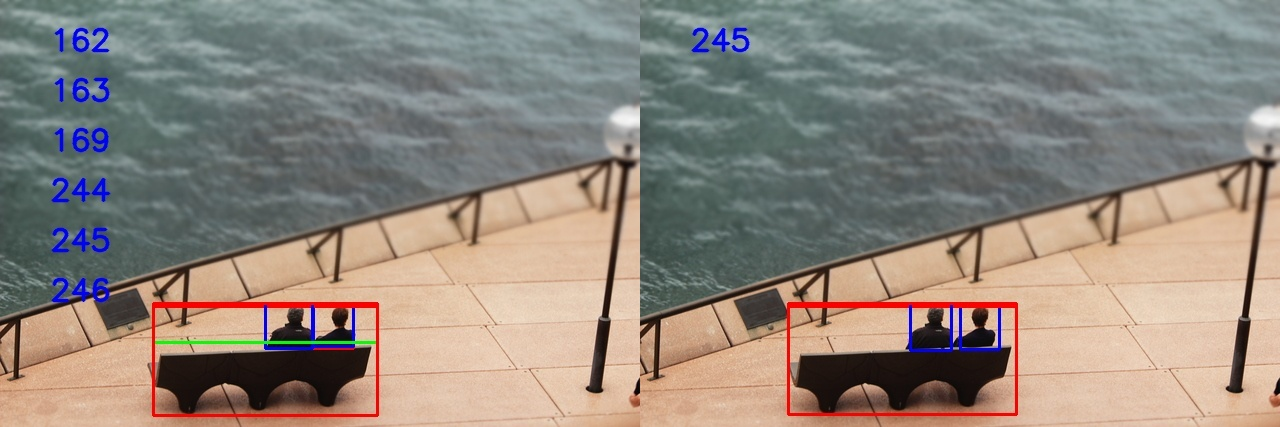
//> input picture GrapCut/HICO_test2015_00000001.jpg, 1280 x 427 px, given in place of the camera
$ ./Image_Segmentation   (built with g++ and OpenCV 4)
//> lines starting //> are read from the running program, lines starting //| are printed output that depends on the picture
#include <iostream>
#include <string>
#include <time.h>
//include opencv core
#include "opencv2\core\core.hpp"
// #include "opencv2\contrib\contrib.hpp"
#include "opencv2\highgui\highgui.hpp"
#include "opencv2\objdetect\objdetect.hpp"
#include "opencv2\opencv.hpp"

//file handling
#include <fstream>
#include <sstream>

using namespace std;
using namespace cv;

//Functions
int VideoDisplay();
Mat GrabCut(Mat image);

const unsigned int BORDER = 5;
const unsigned int BORDER2 = BORDER + BORDER;

int main()
{
	int value = VideoDisplay();
	system("pause");
	return 0;
}
Mat GrabCut(Mat image)
{
	clock_t tStart_all = clock();
	cv::Mat result; // segmentation result (4 possible values)
	cv::Mat bgModel, fgModel; // the models (internally used)
							  // downsample the image
	cv::Mat downsampled;
	cv::pyrDown(image, downsampled, cv::Size(image.cols / 2, image.rows / 2));
	cv::Rect rectangle(BORDER, BORDER, downsampled.cols - BORDER2, downsampled.rows - BORDER2);

	clock_t tStart = clock();
	// GrabCut segmentation
	cv::grabCut(downsampled,    // input image
		result,   // segmentation result
		rectangle,// rectangle containing foreground
		bgModel, fgModel, // models
		1,        // number of iterations
		cv::GC_INIT_WITH_RECT); // use rectangle
	printf("Time taken by GrabCut with downsampled image: %f s\n", (clock() - tStart) / (double)CLOCKS_PER_SEC);

	// Get the pixels marked as likely foreground
	cv::compare(result, cv::GC_PR_FGD, result, cv::CMP_EQ);
	// upsample the resulting mask
	cv::Mat resultUp;
	cv::pyrUp(result, resultUp, cv::Size(result.cols * 2, result.rows * 2));
	// Generate output image
	cv::Mat foreground(image.size(), CV_8UC3, cv::Scalar(255, 255, 255));
	image.copyTo(foreground, resultUp); // bg pixels not copied
	return foreground;
}

int  VideoDisplay() {

	cout << "start recognizing..." << endl;
	//lbpcascades/lbpcascade_frontalface.xml
	string classifier = "C:/opencv/sources/data/haarcascades/haarcascade_frontalface_default.xml";

	CascadeClassifier face_cascade;
	string window = "Capture - face detection";

	if (!face_cascade.load(classifier)) {
		cout << " Error loading file" << endl;
		return -1;
	}
	VideoCapture cap(0);
	//VideoCapture cap("C:/Users/lsf-admin/Pictures/Camera Roll/video000.mp4");

	if (!cap.isOpened())
	{
		cout << "exit" << endl;
		return -1;
	}

	//double fps = cap.get(CV_CAP_PROP_FPS);
	//cout << " Frames per seconds " << fps << endl;
	namedWindow(window, 1);
	long count = 0;
	int fps = 0;
	//Start and end times
	time_t start, end;
	//Start the clock
	time(&start);
	int counter = 0;


	while (true)
	{
		vector<Rect> faces;
		Mat frame;
		Mat graySacleFrame;
		Mat original;

		cap >> frame;
//> frame is the input picture: 427 rows x 1280 cols, CV_8UC3; mean B, G, R 125.2, 134.4, 143.2

		time(&end);
		++counter;
		double sec = difftime(end, start);
		fps = counter / sec;

		if (!frame.empty()) {

			//clone from original frame
			original = frame.clone();

			//convert image to gray scale and equalize
			cvtColor(original, graySacleFrame, CV_BGR2GRAY);
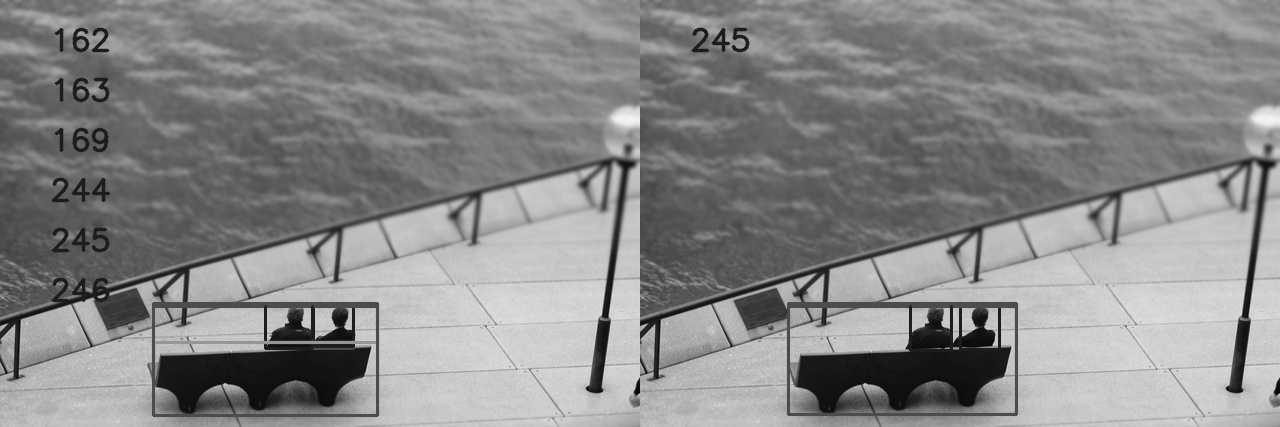
//> graySacleFrame: 427 rows x 1280 cols, CV_8UC1; min 3, max 245, mean 136
			//equalizeHist(graySacleFrame, graySacleFrame);

			//detect face in gray image
			face_cascade.detectMultiScale(graySacleFrame, faces, 1.1, 3, 0, cv::Size(90, 90));
//> faces = empty

			//number of faces detected
			//cout << faces.size() << " faces detected" << endl;
			std::string frameset = std::to_string(fps);
			std::string faceset = std::to_string(faces.size());
//> faceset = '0'

			int width = 0, height = 0;
			cv::Mat seg_grabcut;
			//region of interest

			for (int i = 0; i < faces.size(); i++)
			{
				//region of interest
				Rect face_i = faces[i];

				////crop the roi from grya image
				//Mat face = graySacleFrame(face_i);
				Mat crop = original(face_i);
				////resizing the cropped image to suit to database image sizes
				Mat face_resized;
				cv::resize(crop, face_resized, Size(512, 512), 1.0, 1.0, INTER_CUBIC);


				//drawing green rectagle in recognize face
				rectangle(original, face_i, CV_RGB(0, 255, 0), 1);

				if (!face_resized.empty())
				{
					seg_grabcut = GrabCut(face_resized);
					if (!seg_grabcut.empty())
					{
						imshow("segmented result", seg_grabcut);
					}

				}

			}
//> this loop made 0 passes


			putText(original, "Frames/Second: " + frameset, Point(30, 60), CV_FONT_HERSHEY_COMPLEX_SMALL, 1.0, CV_RGB(0, 255, 0), 1.0);
			//display to the winodw
			cv::imshow(window, original);
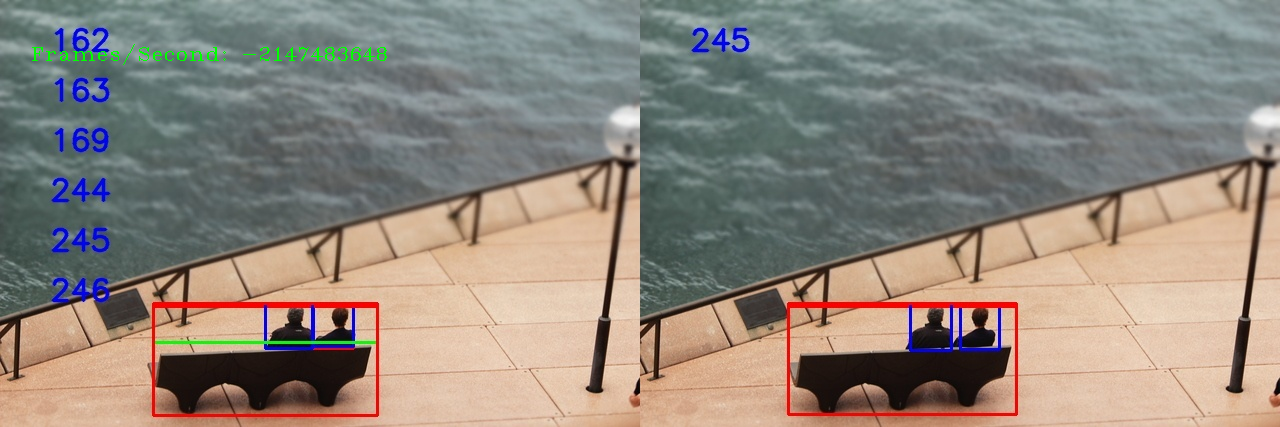
//> window 'Capture - face detection': 427 rows x 1280 cols, CV_8UC3; mean B, G, R 125, 134.7, 142.9

			//cout << "model infor " << model->getDouble("threshold") << endl;

		}

		if (waitKey(30) >= 0) break;
//> the Esc key is pressed
	}
}
